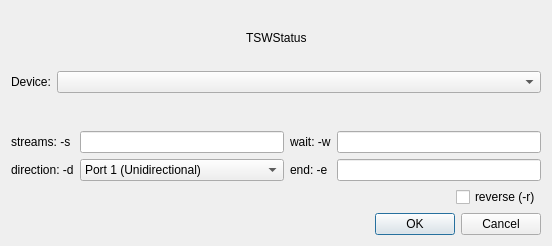
<?xml version="1.0" encoding="UTF-8"?>
<ui version="4.0">
 <class>Dialog</class>
 <widget class="QDialog" name="Dialog">
  <property name="geometry">
   <rect>
    <x>0</x>
    <y>0</y>
    <width>552</width>
    <height>246</height>
   </rect>
  </property>
  <property name="windowTitle">
   <string>Dialog</string>
  </property>
  <layout class="QVBoxLayout" name="verticalLayout">
   <item>
    <layout class="QHBoxLayout" name="horizontalLayout_2">
     <item>
      <spacer name="horizontalSpacer_2">
       <property name="orientation">
        <enum>Qt::Horizontal</enum>
       </property>
       <property name="sizeHint" stdset="0">
        <size>
         <width>40</width>
         <height>20</height>
        </size>
       </property>
      </spacer>
     </item>
     <item>
      <widget class="QLabel" name="TSWStatusLabel">
       <property name="text">
        <string>TSWStatus</string>
       </property>
      </widget>
     </item>
     <item>
      <spacer name="horizontalSpacer_3">
       <property name="orientation">
        <enum>Qt::Horizontal</enum>
       </property>
       <property name="sizeHint" stdset="0">
        <size>
         <width>40</width>
         <height>20</height>
        </size>
       </property>
      </spacer>
     </item>
    </layout>
   </item>
   <item>
    <layout class="QFormLayout" name="formLayout">
     <property name="fieldGrowthPolicy">
      <enum>QFormLayout::AllNonFixedFieldsGrow</enum>
     </property>
     <item row="0" column="0">
      <widget class="QLabel" name="deviceLabel">
       <property name="text">
        <string>Device:</string>
       </property>
      </widget>
     </item>
     <item row="0" column="1">
      <widget class="QComboBox" name="deviceComboBox"/>
     </item>
    </layout>
   </item>
   <item>
    <layout class="QGridLayout" name="gridLayout">
     <item row="0" column="0">
      <widget class="QLabel" name="streamLabel">
       <property name="text">
        <string>streams: -s</string>
       </property>
      </widget>
     </item>
     <item row="0" column="1">
      <widget class="QLineEdit" name="streamLineEdit"/>
     </item>
     <item row="0" column="2">
      <widget class="QLabel" name="waitLabel">
       <property name="text">
        <string>wait: -w</string>
       </property>
      </widget>
     </item>
     <item row="0" column="3">
      <widget class="QLineEdit" name="waitLineEdit"/>
     </item>
     <item row="1" column="0">
      <widget class="QLabel" name="directionLabel">
       <property name="text">
        <string>direction: -d</string>
       </property>
      </widget>
     </item>
     <item row="1" column="1">
      <widget class="QComboBox" name="directionComboBox">
       <item>
        <property name="text">
         <string>Port 1 (Unidirectional)</string>
        </property>
       </item>
       <item>
        <property name="text">
         <string>Port 2 (Unidirectional)</string>
        </property>
       </item>
       <item>
        <property name="text">
         <string>Bidirectional</string>
        </property>
       </item>
      </widget>
     </item>
     <item row="1" column="2">
      <widget class="QLabel" name="endLabel">
       <property name="text">
        <string>end: -e</string>
       </property>
      </widget>
     </item>
     <item row="1" column="3">
      <widget class="QLineEdit" name="lineEdit_3"/>
     </item>
    </layout>
   </item>
   <item>
    <layout class="QHBoxLayout" name="horizontalLayout">
     <item>
      <spacer name="horizontalSpacer">
       <property name="orientation">
        <enum>Qt::Horizontal</enum>
       </property>
       <property name="sizeHint" stdset="0">
        <size>
         <width>40</width>
         <height>20</height>
        </size>
       </property>
      </spacer>
     </item>
     <item>
      <widget class="QCheckBox" name="checkBox">
       <property name="text">
        <string>reverse (-r)</string>
       </property>
      </widget>
     </item>
    </layout>
   </item>
   <item>
    <widget class="QDialogButtonBox" name="buttonBox">
     <property name="orientation">
      <enum>Qt::Horizontal</enum>
     </property>
     <property name="standardButtons">
      <set>QDialogButtonBox::Cancel|QDialogButtonBox::Ok</set>
     </property>
    </widget>
   </item>
  </layout>
 </widget>
 <resources/>
 <connections>
  <connection>
   <sender>buttonBox</sender>
   <signal>accepted()</signal>
   <receiver>Dialog</receiver>
   <slot>accept()</slot>
   <hints>
    <hint type="sourcelabel">
     <x>248</x>
     <y>254</y>
    </hint>
    <hint type="destinationlabel">
     <x>157</x>
     <y>274</y>
    </hint>
   </hints>
  </connection>
  <connection>
   <sender>buttonBox</sender>
   <signal>rejected()</signal>
   <receiver>Dialog</receiver>
   <slot>reject()</slot>
   <hints>
    <hint type="sourcelabel">
     <x>316</x>
     <y>260</y>
    </hint>
    <hint type="destinationlabel">
     <x>286</x>
     <y>274</y>
    </hint>
   </hints>
  </connection>
 </connections>
</ui>
